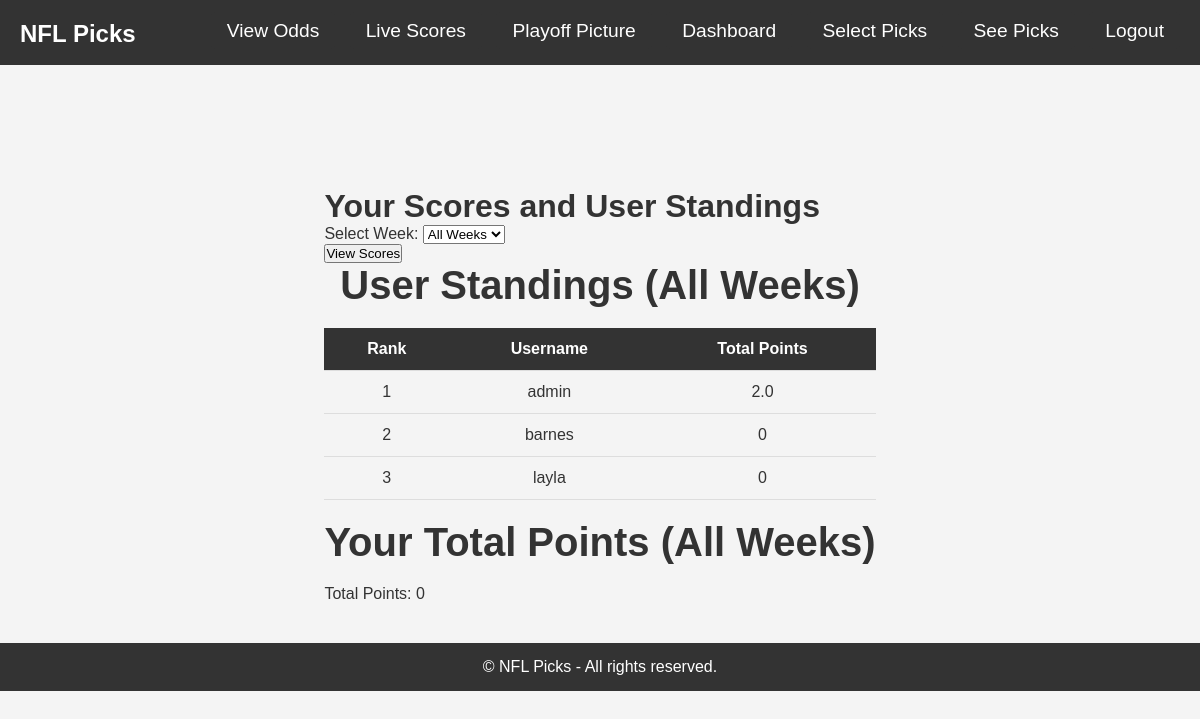
The page /user_score_summary (signed in) on the database its author committed.
### Football_Project/models.py (models this page shows)
class User(db.Model, UserMixin):
    id = db.Column(db.Integer, primary_key=True)
    username = db.Column(db.String(150), nullable=False, unique=True)
    full_name = db.Column(db.String(150))
    email = db.Column(db.String(150), unique=True)
    phone = db.Column(db.String(20))
    favorite_team = db.Column(db.String(50))
    password = db.Column(db.String(200), nullable=False)
    is_admin = db.Column(db.Boolean, default=False)
    scores = db.relationship(
        'UserScore',
        backref='user',
        lazy=True,
        cascade='all, delete-orphan'
    )
    picks = db.relationship('Pick', backref='user', lazy=True, cascade='all, delete-orphan')
    scores = db.relationship('UserScore', backref='user', lazy=True, cascade='all, delete-orphan')

### Football_Project/routes.py (the view, shortened to what this page needs)
@main_bp.route('/user_score_summary', methods=['GET'])
@login_required
def user_score_summary():
    selected_week = request.args.get('week', 'all')  # Initialize here to ensure it always has a value
    if selected_week == 'current':
        selected_week = get_current_week() - 1
        print(f"nfl start date = {datetime(2024, 9,5).date()}")
        print(f"current date = {datetime.now().date()}")
    try:
        if selected_week != 'all':
            selected_week = int(selected_week)
    except ValueError:
        flash("Invalid week selected.", "danger")
        return redirect(url_for('main.user_dashboard'))
    current_user_id = current_user.id
    if selected_week == 'all':
        user_scores = db.session.query(
            User.id,
            User.username,
            func.coalesce(func.sum(UserScore.score), 0).label('total_score')
        ).outerjoin(UserScore, User.id == UserScore.user_id).group_by(User.id) \
         .order_by(func.coalesce(func.sum(UserScore.score), 0).desc()).all()
        user_total_score = db.session.query(
            func.coalesce(func.sum(UserScore.score), 0)
        ).filter_by(user_id=current_user_id).scalar() or 0
    games = Game.query.filter_by(week=selected_week).all()
    user_picks = Pick.query.filter_by(user_id=current_user_id, week=selected_week).all()
    game_picks = []
    import json
    import logging
    logging.debug(f"user_total_score: {user_total_score}")
    logging.debug(f"game_picks: {json.dumps(game_picks, indent=2)}")
    weeks = db.session.query(Game.week).distinct().order_by(Game.week).all()
    weeks = [week[0] for week in weeks]
    if request.headers.get('Accept') == 'application/json' or request.args.get('format') == 'json':
        response_data = {
            'user_scores': [
                {
                    'id': user.id,
                    'username': user.username,
                    'total_score': user.total_score
                }
                for user in user_scores
            ],
            'game_picks': game_picks,
            'user_total_score': user_total_score,
            'selected_week': selected_week,
            'weeks': weeks
        }
        return jsonify(response_data)
    else:
        return render_template(
            'user_score_summary.html',
            user_scores=user_scores,
            game_picks=game_picks,
            user_total_score=user_total_score,
            selected_week=selected_week,
            weeks=weeks
        )

### Football_Project/templates/user_score_summary.html (shortened to what this page needs)
{% extends "base.html" %}
{% block content %}
<div class="main-content">
    <h1>Your Scores and User Standings</h1>
    <form action="{{ url_for('main.user_score_summary') }}" method="get">
        <div>
            <label for="week">Select Week:</label>
            <select name="week" id="week">
                <option value="all" {% if selected_week == 'all' %}selected{% endif %}>All Weeks</option>
            </select>
        </div>
        <div class="mt-4">
            <button type="submit" class="bg-blue-500 hover:bg-blue-600 text-white font-bold py-2 px-4 rounded">
                View Scores
            </button>
        </div>
    </form>
    <h2 class="mt-6">User Standings {% if selected_week != 'all' %} for Week {{ selected_week }}{% else %} (All Weeks){% endif %}</h2>
    <table class="min-w-full bg-white">
        <thead>
            <tr>
                <th>Rank</th>
                <th>Username</th>
                <th>Total Points</th>
            </tr>
        </thead>
        <tbody>
            {% for user in user_scores %}
            <tr class="{% if user.id == current_user.id %}highlight{% endif %}">
                <td>{{ loop.index }}</td>
                <td>{{ user.username }}</td>
                <td>{{ user.total_score }}</td>
            </tr>
            {% endfor %}
        </tbody>
    </table>
    <h2 class="mt-6">Your Total Points {% if selected_week != 'all' %} for Week {{ selected_week }}{% else %} (All Weeks){% endif %}</h2>
    <p>Total Points: {{ user_total_score }}</p>
</div>
{% endblock %}

### Football_Project/static/css/styles.css (style rules this page uses)
* { margin: 0; padding: 0; box-sizing: border-box; }
.main-content { margin-top: 60px; padding: 20px; }
body { font-family: 'Arial', sans-serif; background-color: #f4f4f4; color: #333; padding: 10px; }
h2 { font-size: 2.5rem; font-weight: bold; text-align: center; color: #333; margin-bottom: 20px; }
table { width: 100%; border-collapse: collapse; table-layout: auto; margin-bottom: 20px; overflow-x: auto; }
th, td { padding: 12px; text-align: center; border-bottom: 1px solid #ddd; word-wrap: break-word; }
th { background-color: #333; color: white; font-weight: bold; }
body { font-family: Arial, sans-serif; background-color: #f4f4f4; margin: 0; padding: 0; display: flex; justify-content: center; align-items: center; flex-direction: column; }
body { padding-top: 88px; }

### rows shown on the page
User: username "admin", total_score "2.0"
User: username "barnes", total_score "0"
User: username "layla", total_score "0"

### other values the page prints
{{ user_total_score }} "0"
